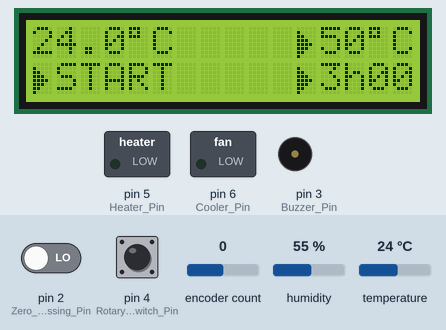
The program below on a simulated Arduino Uno, built with avr-gcc and run on an emulated ATmega328P. Shown: 16×2 character LCD, switched loads named in the program (green lamp = pin HIGH), buzzer (waves = sounding, pin HIGH). Inputs (shaded band) come from the test bench; at power-on: pin 4 (Rotary_Enconder_Switch_Pin) HIGH, encoder count 0, temperature 24 °C, pin 2 (Zero_Crossing_Pin) LOW, humidity 55 %. What the program prints to the serial monitor is not drawn.

Above: at 0.86 s.
1.3 s: pin 4 (Rotary_Enconder_Switch_Pin) pulled LOW for 0.15 s
At 1.9 s:
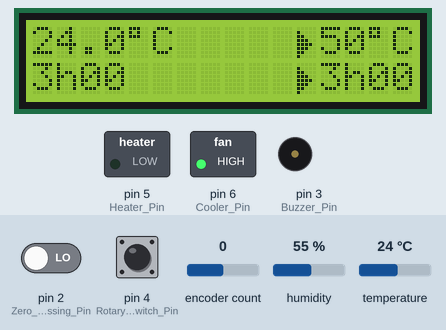
2.0 s: encoder count set to 1
At 2.5 s:
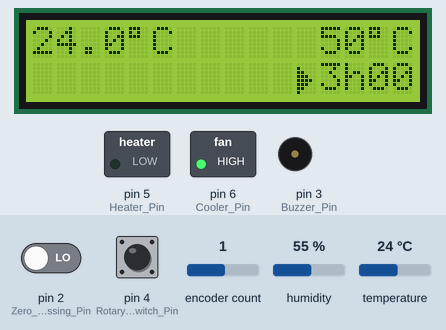
4.4 s: temperature set to 10.7 °C
At 6.42 s:
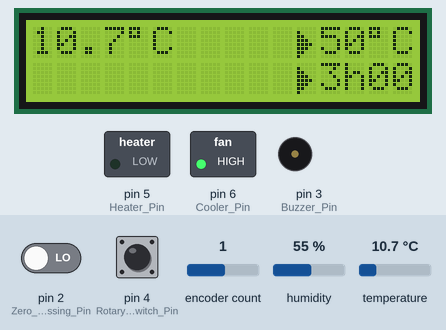
7.7 s: temperature set to 9.2 °C
At 10.3 s:
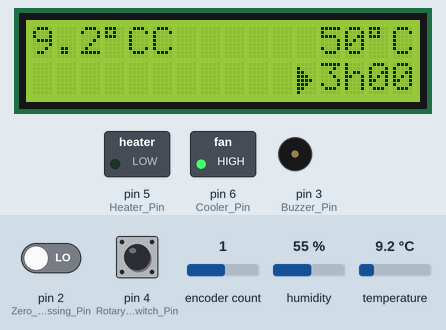
10.4 s: pin 4 (Rotary_Enconder_Switch_Pin) pulled LOW for 1 s
At 11.97 s:
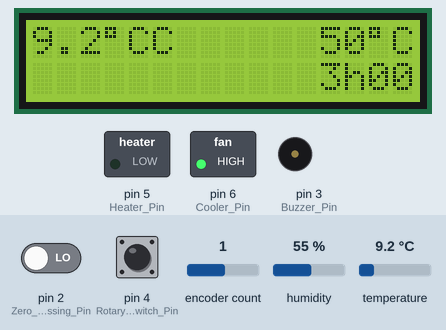
12.0 s: pin 4 (Rotary_Enconder_Switch_Pin) pulled LOW for 0.15 s
At 13.01 s:
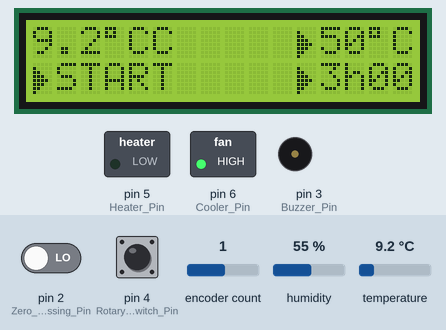
Timing chart, 0 to 13.7 s (numbered marks = the images above; inputs shaded):
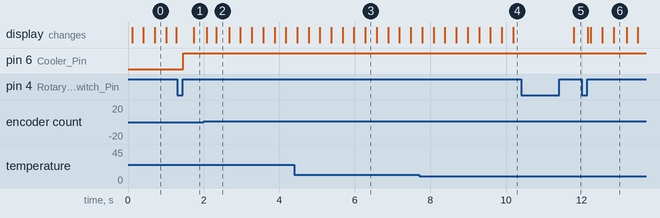

Measured:
- the behaviour switches between 10 and 9.9 °C on temperature (found by bisection; images 3 and 4)
- after the input at 1.3 s, pin 6 (Cooler_Pin): LOW → HIGH after 0.16 s; the display: changes after 0.44 s (image 1)
- after the input at 2.0 s, the display: first changes after 0.08 s (image 2 shows a later state)
- after the input at 4.4 s, the display: first differs from a run without the input after 1.9 s (image 3)
- after the input at 7.7 s, the display: first differs from a run without the input after 0.38 s (image 4 shows a later state)
- after the input at 10.4 s, the display: changes after 1.4 s (image 5)
- after the input at 12.0 s, the display: first changes after 0.16 s (image 6 shows a later state)

The program:

main.cpp
```cpp
// Native Libraries
#include <Arduino.h>

// ANSI C Libraries
#include <stdlib.h>

// Application Libraries
#include <RotaryEncoder.h>
#include <TimerOne.h>
#include "Adafruit_Sensor.h"
#include <DHT.h>
#include <LiquidCrystal_I2C.h>

// Hardware Definitions
#define Temperature_Sensor_Pin 7

#define Rotary_Enconder_Clock_Pin   8
#define Rotary_Enconder_Data_Pin 	9
#define Rotary_Enconder_Switch_Pin  4
#define Zero_Crossing_Pin 			2
#define Buzzer_Pin 					3
#define Heater_Pin 					5
#define Cooler_Pin 					6
#define Zero_Crossing_Interrupt     0


// Application Constants
#define STARTING_MESSAGE_TIME 250
#define TEXT_BLINK_TIME 	  300
#define ARROW_DOWN 			  0
#define ARROW_RIGHT 		  1

#define SOUND_ALARM_NUMBER_BEEP 	  3
#define SOUND_ALARM_PERIOD_BEEP 	  400


// Global Objects
RotaryEncoder RotaryEnconder(Rotary_Enconder_Data_Pin, Rotary_Enconder_Clock_Pin);
DHT AmbientSensor(Temperature_Sensor_Pin, DHT22);
LiquidCrystal_I2C LCD(0x27, 16, 2); //I2C address = 0x27

// Global Variables
int Last_Rotary_Position = 0;
float Current_Humidity = 0;
float Current_Temperature = 0;
unsigned int Current_Cure_Time = 0;

float Setpoint_Temperature = 50;
unsigned int Setpoint_Cure_Time = 180;

unsigned long Current_Millis = 0;
unsigned long Previous_Millis = 0;
unsigned long ISR_Tick = 0;

volatile int Current_Rotary_Position = 0;


volatile boolean zero_cross = false;

int Heater_Power = 1; //0-255 (duty cycle)


bool Toggle = false;

bool increment = false;


byte button;

// LCD
byte DownArrow[] = {
	B00100,
	B00100,
	B00100,
	B00100,
	B00100,
	B11111,
	B01110,
	B00100};

byte RightArrow[] = {
	B00000,
	B10000,
	B11000,
	B11100,
	B11110,
	B11100,
	B11000,
	B10000};

// Finite State Machine States
typedef enum
{
	STARTING = 0,
	TEMPERATURE_ADJUSTMENT,
	CURE_TIME_ADJUSTMENT,
	HEATING,
	WAITING_START,
	FINISH_CURE
} StatesFSM;

StatesFSM stateFSM = STARTING;

// Functions Prototypes
void Change_Machine_State_to(StatesFSM New_State);
void Trigger_Buzzer_Alarm();
void Cure_Time_Decrement();

void Read_Rotary_Enconder()
{
	if (digitalRead(Rotary_Enconder_Switch_Pin) == 0)
	{

		while (digitalRead(Rotary_Enconder_Switch_Pin) == 0)
			delay(3);

		Serial.println("Pressed");

		if(stateFSM == TEMPERATURE_ADJUSTMENT) {
			Change_Machine_State_to(CURE_TIME_ADJUSTMENT);
		}

		else if(stateFSM == CURE_TIME_ADJUSTMENT) {
		 	Change_Machine_State_to(WAITING_START);
		}

		else if(stateFSM == WAITING_START) {
			Current_Cure_Time = Setpoint_Cure_Time;
		 	Change_Machine_State_to(HEATING);
		}

		else
			Serial.println("F");
	}

	RotaryEnconder.tick();
	Current_Rotary_Position = RotaryEnconder.getPosition();

	if (Current_Rotary_Position != Last_Rotary_Position)
	{

		//if ( (Current_Rotary_Position == 1) && (stateFSM != TEMPERATURE_ADJUSTMENT) &&  (stateFSM != CURE_TIME_ADJUSTMENT) )
		if ( (stateFSM != TEMPERATURE_ADJUSTMENT) &&  (stateFSM != CURE_TIME_ADJUSTMENT) )
			Change_Machine_State_to(TEMPERATURE_ADJUSTMENT);

		//else if (Current_Rotary_Position == 0 && (stateFSM != TEMPERATURE_ADJUSTMENT) &&  (stateFSM != CURE_TIME_ADJUSTMENT) )
		else if ( (stateFSM != TEMPERATURE_ADJUSTMENT) &&  (stateFSM != CURE_TIME_ADJUSTMENT) )
			Change_Machine_State_to(CURE_TIME_ADJUSTMENT);

		else if (stateFSM == TEMPERATURE_ADJUSTMENT) {

			Current_Rotary_Position > Last_Rotary_Position ? increment = true : increment = false;

			if(increment)
				Setpoint_Temperature++;
			else
			{
				if(Setpoint_Temperature > 30)
					Setpoint_Temperature--;
			}
		}

		else if (stateFSM == CURE_TIME_ADJUSTMENT) {
			Current_Rotary_Position > Last_Rotary_Position ? increment = true : increment = false;

			if(increment)
				Setpoint_Cure_Time += 10;
			else
			{
				if(Setpoint_Cure_Time >= 10)
				Setpoint_Cure_Time -= 10;
			}
			//Current_Rotary_Position = 0;
		}

		Serial.print(Current_Rotary_Position);
		Serial.println();
		Last_Rotary_Position = Current_Rotary_Position;
	}
}

void Read_Ambient_Sensor()
{
	Current_Humidity = AmbientSensor.readHumidity();
	Current_Temperature = AmbientSensor.readTemperature();
}

void IST_TIMER_0(void)
{
	Read_Rotary_Enconder();
	Read_Ambient_Sensor();
	Cure_Time_Decrement();


}

void Cure_Time_Decrement()
{
	if(stateFSM == HEATING) {
		ISR_Tick++;

		if(ISR_Tick >= 60000) {

			ISR_Tick = 0;
			Current_Cure_Time--;

			if(round(Current_Cure_Time) <= 0) {
				Change_Machine_State_to(FINISH_CURE);
			}
		}
	}
}

void Trigger_Buzzer_Alarm()
{
	int beep = SOUND_ALARM_NUMBER_BEEP;

	do {
		if (millis() - Previous_Millis > SOUND_ALARM_PERIOD_BEEP)
		{
			Previous_Millis = millis();

			if(Toggle)
			{
				Toggle = false;
				digitalWrite(Buzzer_Pin, HIGH);
			}
			else
			{
				Toggle = true;
				digitalWrite(Buzzer_Pin, LOW);
				beep--;
			}
		}
	}while(beep > 0);
}

void Change_Machine_State_to(StatesFSM New_State)
{

	switch (New_State)
	{

	case STARTING:
		stateFSM = STARTING;
		break;

	case HEATING:
		stateFSM = HEATING;
		break;

	case TEMPERATURE_ADJUSTMENT:
		stateFSM = TEMPERATURE_ADJUSTMENT;
		break;

	case CURE_TIME_ADJUSTMENT:
		stateFSM = CURE_TIME_ADJUSTMENT;
		break;

	case WAITING_START:
		stateFSM = WAITING_START;
		break;

	case FINISH_CURE:
		stateFSM = FINISH_CURE;
		break;
	}
}

void Show_Current_Temperature()
{

	LCD.setCursor(0, 0);
	LCD.print(Current_Temperature, 1);
	LCD.print((char)223);
	LCD.print("C");
}

void Show_Temperature_Setpont()
{
	LCD.setCursor(12, 0);
	LCD.print(Setpoint_Temperature, 0);
	LCD.print((char)223);
	LCD.print("C");
}

void Show_Current_Cure_Time()
{
	int hours = Current_Cure_Time / 60;
	int mins = round((((Current_Cure_Time / 60.0)) - hours) * 60);

	char array_buf[10];
	if(mins < 10)
		sprintf(array_buf, "%dh0%d", hours, mins);
	else
		sprintf(array_buf, "%dh%d", hours, mins);

	LCD.setCursor(0, 1);
	LCD.print(array_buf);
	LCD.print(" ");
}

void Show_Cure_Time_Setpont()
{
	int hours = Setpoint_Cure_Time / 60;
	int mins = round((((Setpoint_Cure_Time / 60.0)) - hours) * 60);

	if(hours <= 0 && mins <= 0)
	{
		hours = 0;
		mins = 1;
		Setpoint_Cure_Time = 1;
	}


	char array_buf[10];
	if(mins < 10)
		sprintf(array_buf, "%dh0%d", hours, mins);
	else
		sprintf(array_buf, "%dh%d", hours, mins);

	LCD.setCursor(12, 1);
	LCD.print(array_buf);
}

void Show_Start_Button() {
	LCD.setCursor(1, 1);
	LCD.print("START");
}

void Hide_Start_Button() {
	LCD.setCursor(1, 1);
	LCD.print("     ");
}

void Run_SFM()
{
	switch (stateFSM)
	{
		case STARTING: {
			LCD.setCursor(3, 0);
			LCD.print("Water Pull");
			LCD.setCursor(1, 1);
			LCD.print("Filament Dryer");
			delay(STARTING_MESSAGE_TIME);
			LCD.clear();

			Change_Machine_State_to(WAITING_START);
			break;
		}

		case WAITING_START: {

			LCD.setCursor(11, 0); LCD.write(ARROW_RIGHT);
			LCD.setCursor(11, 1); LCD.write(ARROW_RIGHT);

			if (millis() - Previous_Millis > TEXT_BLINK_TIME)
			{
				Previous_Millis = millis();

				if(Toggle)
				{
					Toggle = false;
					Show_Current_Temperature();
					Show_Temperature_Setpont();

					LCD.setCursor(0, 1); LCD.write(ARROW_RIGHT);
					Show_Start_Button();

					Show_Cure_Time_Setpont();
				}
				else
				{
					Toggle = true;
					Show_Current_Temperature();
					Show_Temperature_Setpont();

					LCD.setCursor(0, 1); LCD.print(" ");
					Show_Start_Button();

					Show_Cure_Time_Setpont();
				}
			}
			break;
		}

		case HEATING: {
			digitalWrite(Cooler_Pin, HIGH);
			if (millis() - Previous_Millis > TEXT_BLINK_TIME)
			{
				Previous_Millis = millis();

				if(Toggle)
				{
					Toggle = false;
					Show_Current_Temperature();
					LCD.setCursor(11, 0); LCD.write(ARROW_RIGHT);
					Show_Temperature_Setpont();
					LCD.setCursor(5, 1); LCD.write(ARROW_DOWN);
					Show_Current_Cure_Time();
					LCD.setCursor(11, 1); LCD.write(ARROW_RIGHT);
					Show_Cure_Time_Setpont();
				}
				else
				{
					Toggle = true;
					Show_Current_Temperature();
					LCD.setCursor(11, 0); LCD.write(ARROW_RIGHT);
					Show_Temperature_Setpont();
					LCD.setCursor(5, 1); LCD.print(" ");
					Show_Current_Cure_Time();
					LCD.setCursor(11, 1); LCD.write(ARROW_RIGHT);
					Show_Cure_Time_Setpont();
				}
			}

			if(zero_cross) {
				zero_cross = false;
				analogWrite(Heater_Pin, Heater_Power);
				delayMicroseconds(500);
				digitalWrite(Heater_Pin, LOW);

			}

			break;
		}

		case TEMPERATURE_ADJUSTMENT: {

			if (millis() - Previous_Millis > TEXT_BLINK_TIME)
			{
				Previous_Millis = millis();

				if(Toggle)
				{
					Toggle = false;
					LCD.setCursor(0, 1); LCD.print(" ");
					Show_Current_Temperature();
					LCD.setCursor(11, 0); LCD.write(ARROW_RIGHT);
					Show_Temperature_Setpont();
					Hide_Start_Button();
					Show_Cure_Time_Setpont();
				}
				else
				{
					Toggle = true;
					Show_Current_Temperature();
					LCD.setCursor(11, 0); LCD.print(" ");
					Show_Temperature_Setpont();
					Hide_Start_Button();
					Show_Cure_Time_Setpont();
				}
			}

			break;
		}

		case CURE_TIME_ADJUSTMENT: {

			if (millis() - Previous_Millis > TEXT_BLINK_TIME)
			{
				Previous_Millis = millis();

				if(Toggle)
				{
					Toggle = false;
					Show_Current_Temperature();
					LCD.setCursor(11, 1); LCD.write(ARROW_RIGHT);
					Show_Temperature_Setpont();
					Hide_Start_Button();
					Show_Cure_Time_Setpont();
				}
				else
				{
					Toggle = true;
					Show_Current_Temperature();
					LCD.setCursor(11, 1); LCD.print(" ");
					Show_Temperature_Setpont();
					Hide_Start_Button();
					Show_Cure_Time_Setpont();
				}
			}

		break;
		}

		case FINISH_CURE: {
			digitalWrite(Cooler_Pin, LOW);
			Change_Machine_State_to(WAITING_START);
			Trigger_Buzzer_Alarm();
			break;
		}
	}
}

void ISR_GPIO() {
  zero_cross = true;
}

void setup()
{
	Serial.begin(9600);
	Serial.println("START");

	pinMode(Rotary_Enconder_Clock_Pin, INPUT_PULLUP);
	pinMode(Rotary_Enconder_Data_Pin, INPUT_PULLUP);
	pinMode(Rotary_Enconder_Switch_Pin, INPUT_PULLUP);

	pinMode(Buzzer_Pin, OUTPUT);
	digitalWrite(Buzzer_Pin, LOW);

	pinMode(Cooler_Pin, OUTPUT);
	digitalWrite(Cooler_Pin, LOW);

	pinMode(Heater_Pin, OUTPUT);
	digitalWrite(Heater_Pin, HIGH);

	pinMode(Heater_Pin, OUTPUT);
	digitalWrite(Heater_Pin, LOW);

	Timer1.initialize(1000); // 1ms
	Timer1.attachInterrupt(IST_TIMER_0);

	LCD.init();
	LCD.setBacklight(HIGH);

	LCD.createChar(0, DownArrow);
	LCD.createChar(1, RightArrow);

  	attachInterrupt(Zero_Crossing_Interrupt, ISR_GPIO, RISING);

	AmbientSensor.begin();
}


void loop()
{
	Run_SFM();
}
```
